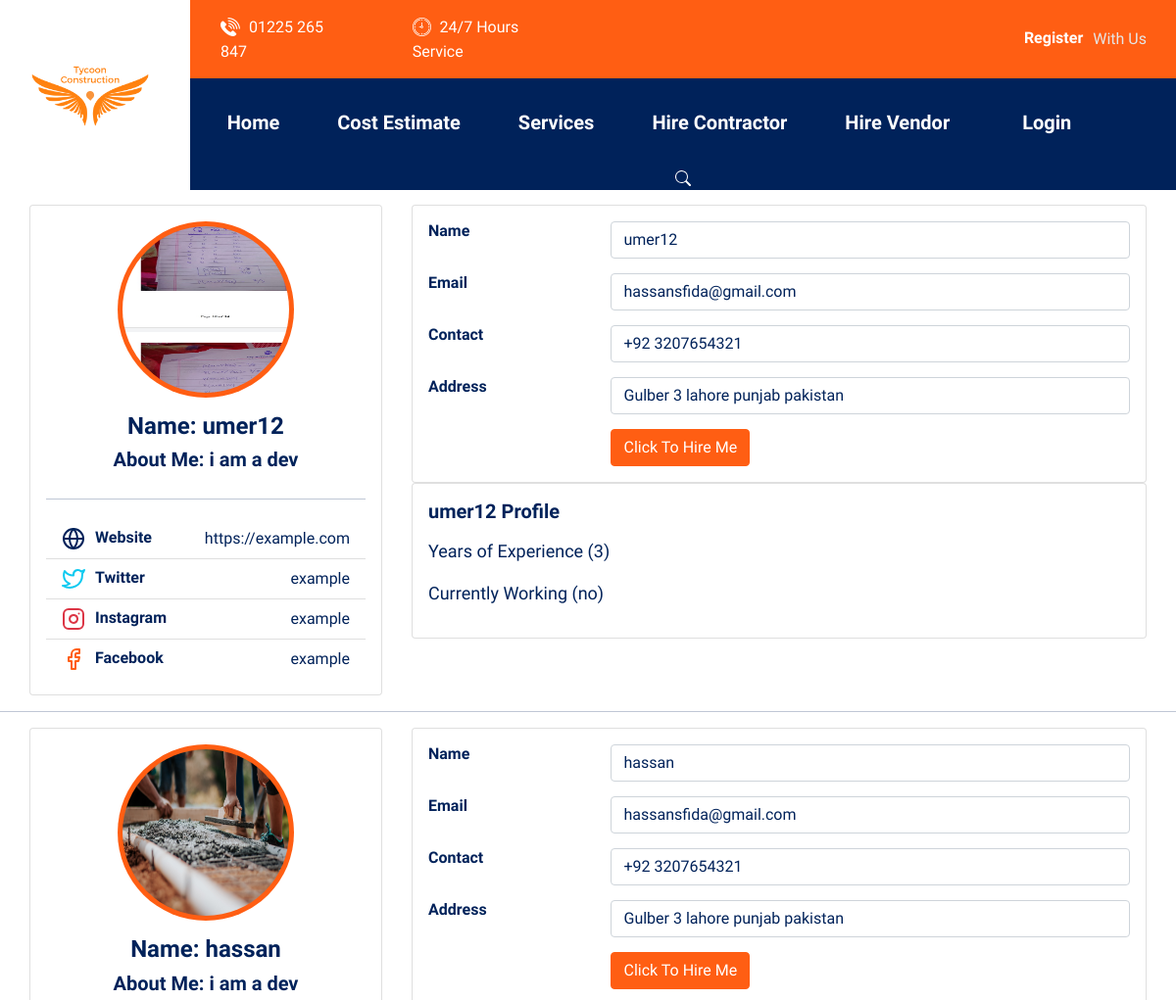
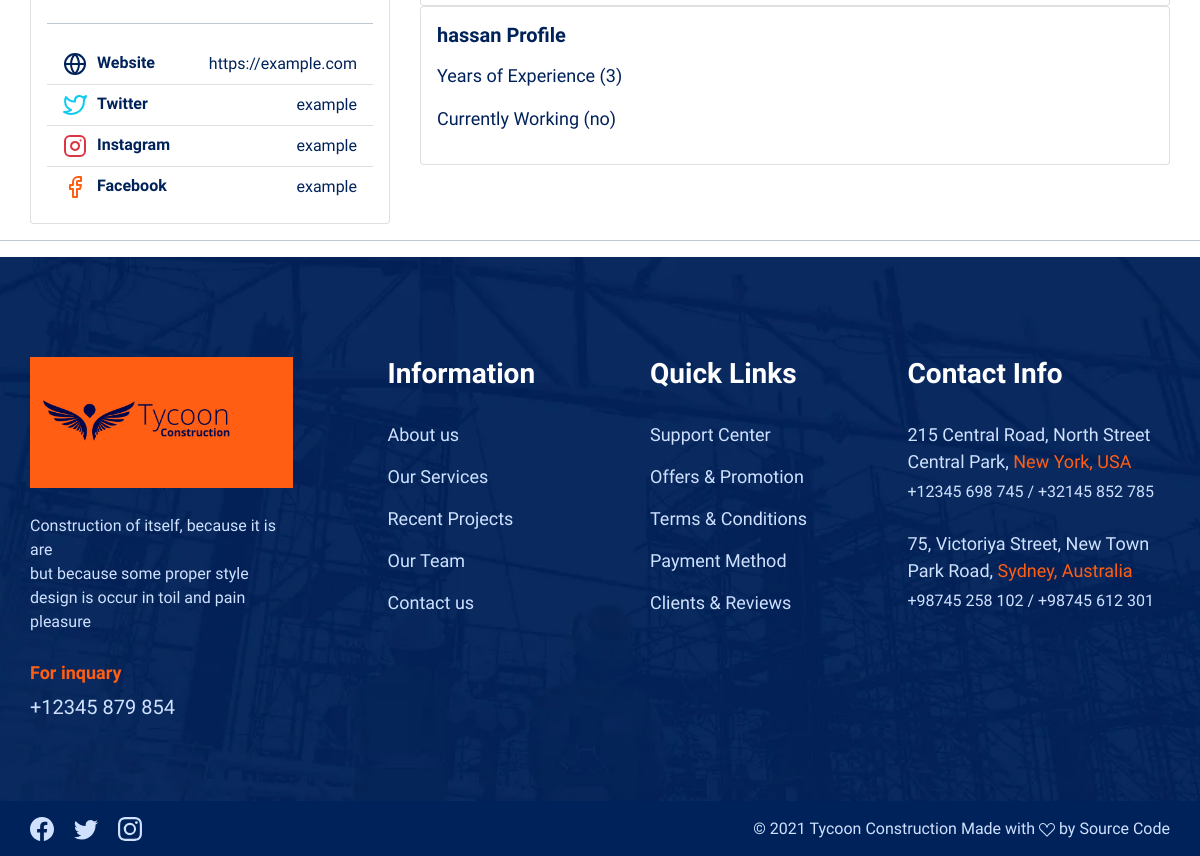
The page /hireVendor/ on the database its author committed (2 pictures, top to bottom).
### accounts/models.py (models this page shows)
class Vendor(models.Model):
    user = models.OneToOneField(Users, on_delete = models.CASCADE, primary_key = True)
    vendor_email = models.EmailField(max_length=25)
    vendor_address = models.CharField(max_length=150)
    vendor_contact = models.IntegerField(max_length=20, null=True)
    vendor_description = models.CharField(max_length=255)
    year_of_experience = models.IntegerField(max_length=255, null=True)
    currently_working = models.CharField(max_length=255)
    vendor_Img = models.ImageField(upload_to='Vendor_images/')
    date = models.DateTimeField(auto_now_add=True)
    def __str__(self):
        return str(self.user)

class Users(AbstractUser):
    is_vendor = models.BooleanField(default=False)
    is_contractor = models.BooleanField(default=False)
    vendor_name = models.CharField(max_length=100)
    contractor_name = models.CharField(max_length=100)

### tycoonConstruction/views.py (the view)
# urls.py: path('hireVendor/', views.Vendor_details, name='hireVendor'),
def Vendor_details(request):
    vendor = Vendor.objects.all().order_by('-pk')
    print("vendor ", vendor)
    return render(request, 'tycoonConstruction/hire_vendor.html', {'vendor': vendor})

### tycoonConstruction/templates/tycoonConstruction/hire_vendor.html (shortened to what this page needs)
{% extends 'base.html' %}{% load static from static %} {% block content %}
        {% for cons in vendor  %}
        <form method="GET" action="bidVendor/{{cons.user.id}}">
        <div class="container my-3">
            <div class="main-body">
                <div class="row">
                    <div class="col-lg-4">
                        <div class="card">
                            <div class="card-body">
                                <div class="d-flex flex-column align-items-center text-center">
                                    <img src="{{cons.vendor_Img.url}}" alt="{{cons.user.username}}" class="rounded-circle p-1 bg-primary mx-auto" width="180" height="180">
                                    <div class="mt-3">
                                        <h4>Name: {{cons.user.username}}</h4>
                                        <h5> About Me:   {{cons.vendor_description}}</h5>
                                    </div>
                                </div>
                                <hr class="my-4">
                                <ul class="list-group list-group-flush">
                                    <li class="list-group-item d-flex justify-content-between align-items-center flex-wrap">
                                        <h6 class="mb-0">Website</h6>
                                        <span class="text-secondary">https://example.com</span>
                                    </li>
                                    <li class="list-group-item d-flex justify-content-between align-items-center flex-wrap">
                                        <h6 class="mb-0">Twitter</h6>
                                        <span class="text-secondary">example</span>
                                    </li>
                                    <li class="list-group-item d-flex justify-content-between align-items-center flex-wrap">
                                        <h6 class="mb-0">Instagram</h6>
                                        <span class="text-secondary">example</span>
                                    </li>
                                    <li class="list-group-item d-flex justify-content-between align-items-center flex-wrap">
                                        <h6 class="mb-0">Facebook</h6>
                                        <span class="text-secondary">example</span>
                                    </li>
                                </ul>
                            </div>
                        </div>
                    </div>
                    <div class="col-lg-8">
                        <div class="card">
                            <div class="card-body">
                                <div class="row mb-3">
                                    <div class="col-sm-3">
                                        <h6 class="mb-0">Name</h6>
                                    </div>
                                    <div class="col-sm-9 text-secondary">
                                        <div class="form-control" style="border: 1px solid white-space">{{cons.user.username}}</div>
                                    </div>
                                </div>
                                <div class="row mb-3">
                                    <div class="col-sm-3">
                                        <h6 class="mb-0">Email</h6>
                                    </div>
                                    <div class="col-sm-9 text-secondary">
                                        <div class="form-control" style="border: 1px solid white-space">{{cons.vendor_email}}</div>
                                    </div>
                                </div>
                                <div class="row mb-3">
                                    <div class="col-sm-3">
                                        <h6 class="mb-0">Contact</h6>
                                    </div>
                                    <div class="col-sm-9 text-secondary">
                                        <div class="form-control" style="border: 1px solid white-space">+92 {{cons.vendor_contact}}</div>
                                    </div>
                                </div>
                                <div class="row mb-3">
                                    <div class="col-sm-3">
                                        <h6 class="mb-0">Address</h6>
                                    </div>
                                    <div class="col-sm-9 text-secondary">
                                        <div class="form-control" style="border: 1px solid white-space">{{cons.vendor_address}}</div>
                                    </div>
                                </div>
                                <div class="row">
                                    <div class="col-sm-3"></div>
                                    <div class="col-sm-9 text-secondary">
                                        <button type="submit" class="btn btn-primary">Click To Hire Me</button>
                                    </div>
                                </div>
                            </div>
                        </div>
                        <div class="row">
                            <div class="col-sm-12">
                                <div class="card">
                                    <div class="card-body">
                                        <h5 class="d-flex align-items-center mb-3">{{cons.user.username}} Profile</h5>
                                        <p>Years of Experience ({{cons.year_of_experience}})</p>
                                        <p>Currently Working ({{cons.currently_working}})</p>
                                    </div>
                                </div>
                            </div>
                        </div>
                    </div>
                </div>
            </div>
        </div>
        <hr>
    </form>
        {% endfor %}
{% endblock content %}

### rows shown on the page
Vendor: vendor_Img (picture), user.username "umer12", vendor_description "i am a dev", vendor_email "hassansfida@gmail.com", vendor_contact "3207654321", vendor_address "Gulber 3 lahore punjab pakistan", year_of_experience "3", currently_working "no"
Vendor: vendor_Img (picture), user.username "hassan", vendor_description "i am a dev", vendor_email "hassansfida@gmail.com", vendor_contact "3207654321", vendor_address "Gulber 3 lahore punjab pakistan", year_of_experience "3", currently_working "no"
